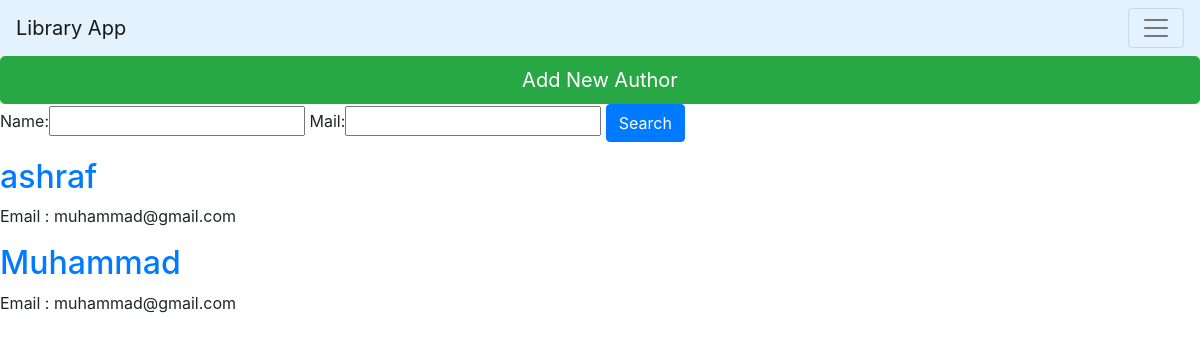
/authors/authors/, run on an earlier commit of the app's database.
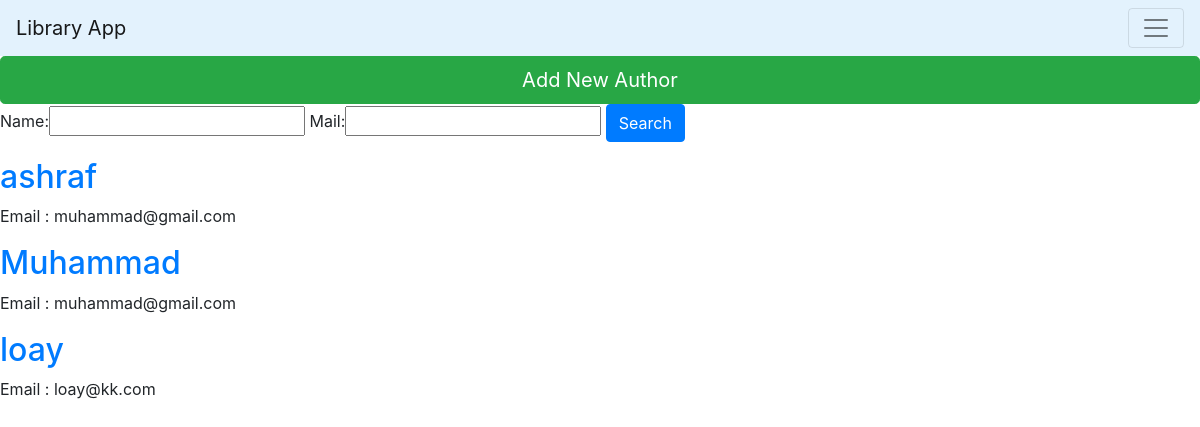
And on a later commit of the database.
### author/models.py (models this page shows, shortened)
class Author(models.Model):
    name = models.CharField(max_length=50)
    mail = models.EmailField()

### author/views.py (the view)
# urls.py: path('authors/', views.view_all, name='view_all'),
def view_all(request):
    author = Author.objects.all()
    myFilter = AuthorFilter(request.GET,queryset=author)
    author = myFilter.qs
    context = {"author":author,"myFilter":myFilter}
    return render(request, 'author/view_all.html', context)

### author/templates/author/view_all.html (shortened to what this page needs)
{% extends 'author/base.html' %}
{% load static %}
{% block content %}
<nav class="navbar navbar-light" style="background-color: #e3f2fd;">
<a class="navbar-brand" href="#">Library App</a>
  <button class="navbar-toggler" type="button" data-toggle="collapse" data-target="#navbarNav" aria-controls="navbarNav" aria-expanded="false" aria-label="Toggle navigation">
    <span class="navbar-toggler-icon"></span>
  </button>
    </nav>
<a href={% url 'author:create_author' %}><button type="button" class="btn btn-success btn-lg btn-block">Add New Author</button></a>
<form method="get">
				{{myFilter.form}}
		    <button class="btn btn-primary" type="submit">Search</button>
		  </form>
{%for a in author%}
    <div>
    <h2><a href="{% url 'author:author_details' pk=a.pk %}">{{a.name}}</h2></a>
        <p> Email : {{a.mail}}
    </div>
    {% endfor %}
{% endblock %}

### author/templates/author/base.html (shortened to what this page needs)
<html lang="en">
<head>
    <link rel="stylesheet" href="https://maxcdn.bootstrapcdn.com/bootstrap/4.0.0/css/bootstrap.min.css"
>
</head>
<body>
    {% block content %}
    {% endblock %}
</body>
</html>

What changed in the data, as far as the page shows it:
added Author: name "loay", mail "loay@kk.com"
